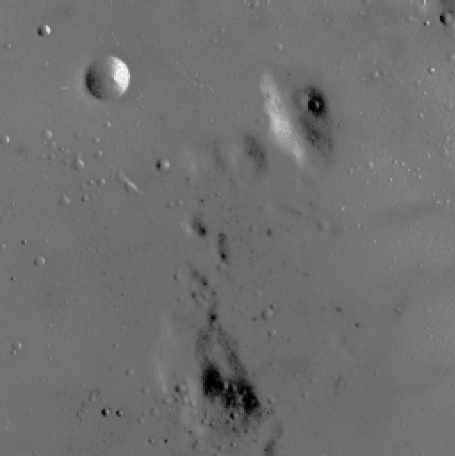
#> input picture images/sample/02.jpg, 455 x 456 px
$ python unsharp_mask_skimage_byHand.py
#> lines starting #> are read from the running program, lines starting #| are printed output that depends on the picture
# Unsharp mask
# unsharpened image = original + amount * (original - blurred)
# Note: if you want apply some skimage filter on any picture, you should convert it to float
from skimage import io, img_as_float
from skimage.filters import unsharp_mask
from skimage.filters import gaussian
from matplotlib import pyplot as plt

img = img_as_float(io.imread("images/sample/02.jpg", as_gray=True))
#> img is the input picture: shape (456, 455) float64; min 0, max 0.996, mean 0.439
gaussian_img = gaussian(img, sigma=2, mode='constant', cval=0.0)

img2 = (img - gaussian_img) * 2
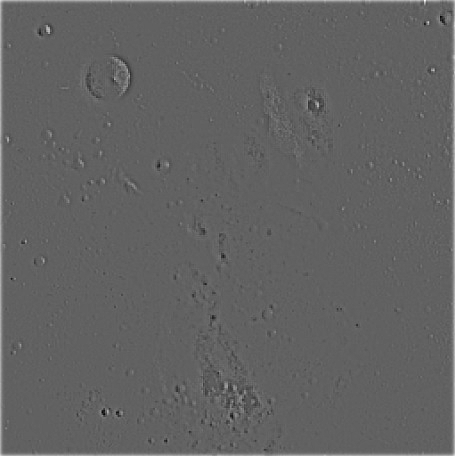
#> img2: shape (456, 455) float64; min -0.479, max 0.773, mean 0.00618; drawn with min black and max white
img3 = img + img2
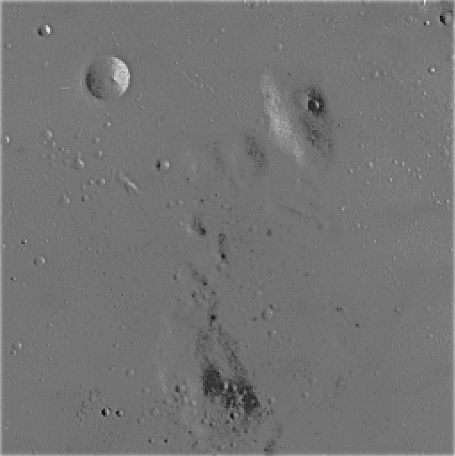
#> img3: shape (456, 455) float64; min -0.444, max 1.49, mean 0.446; drawn with min black and max white

plt.imshow(img, cmap="gray")
plt.show()
plt.imshow(img2, cmap="gray")
plt.show()
plt.imshow(img3, cmap="gray")
plt.show()

$ run again, with images/sample/01.jpg copied over images/sample/02.jpg
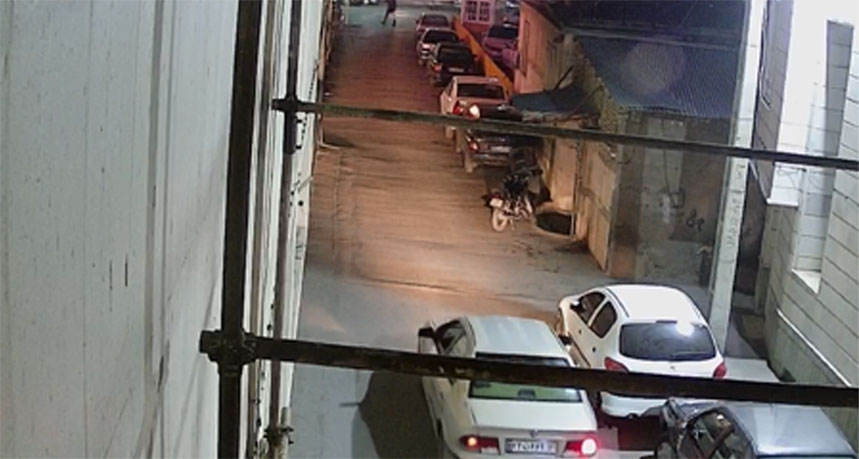
#> input picture images/sample/01.jpg, 859 x 459 px
#> `gaussian_img = gaussian(img, sigma=2, mode='constant', cval=0.0)`:
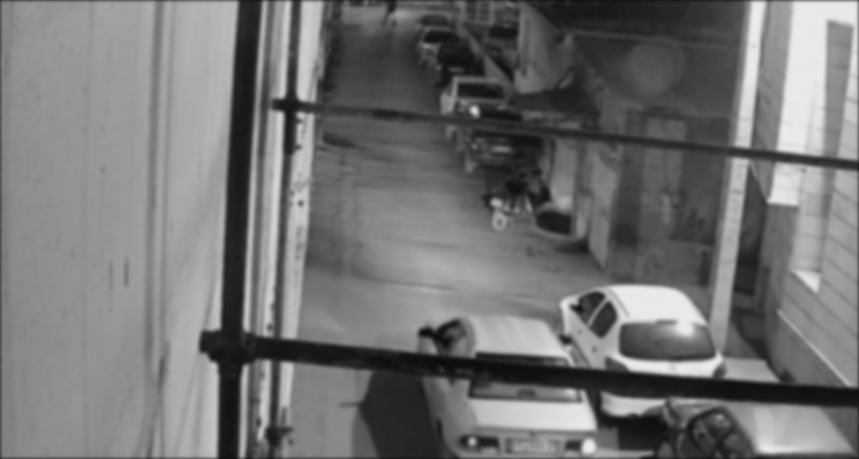
#> gaussian_img: shape (459, 859) float64; min 0.0457, max 0.926, mean 0.453
#> `img3 = img + img2`:
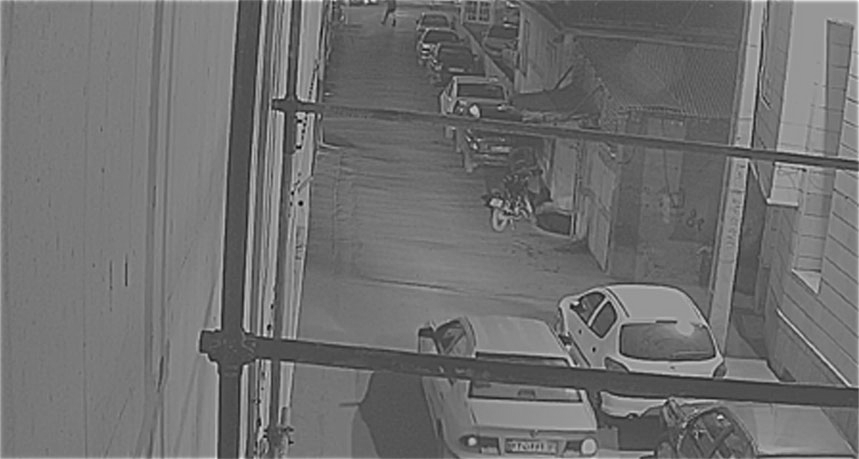
#> img3: shape (459, 859) float64; min -0.849, max 2.13, mean 0.461; drawn with min black and max white

$ run again, with images/sample/03.jpg copied over images/sample/02.jpg
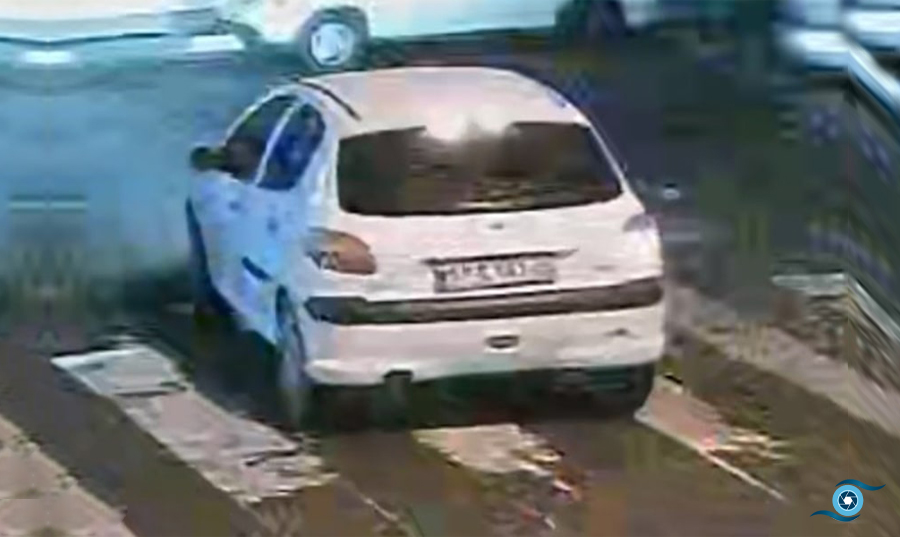
#> input picture images/sample/03.jpg, 900 x 537 px
#> `gaussian_img = gaussian(img, sigma=2, mode='constant', cval=0.0)`:
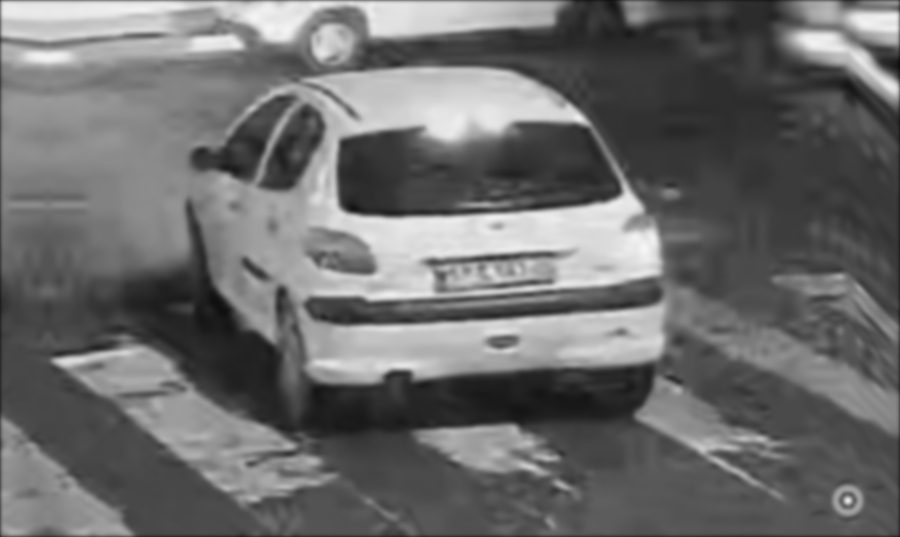
#> gaussian_img: shape (537, 900) float64; min 0.0527, max 0.964, mean 0.426
#> `img3 = img + img2`:
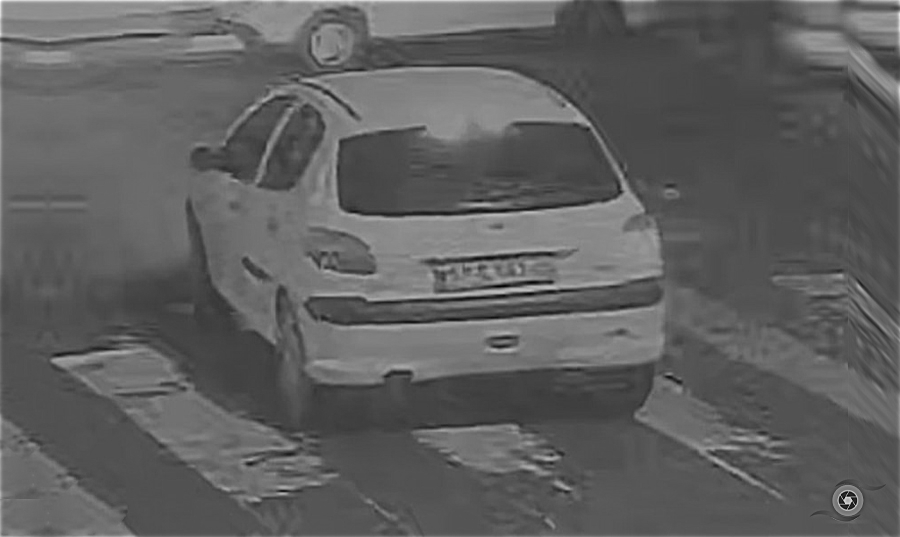
#> img3: shape (537, 900) float64; min -0.558, max 2.08, mean 0.433; drawn with min black and max white

$ run again, with images/sample/04.jpg copied over images/sample/02.jpg
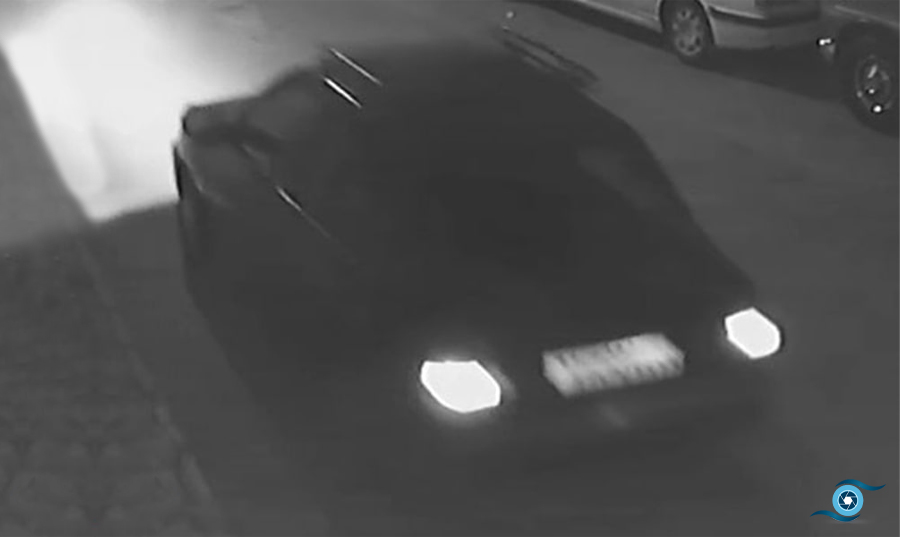
#> input picture images/sample/04.jpg, 900 x 537 px
#> `img2 = (img - gaussian_img) * 2`:
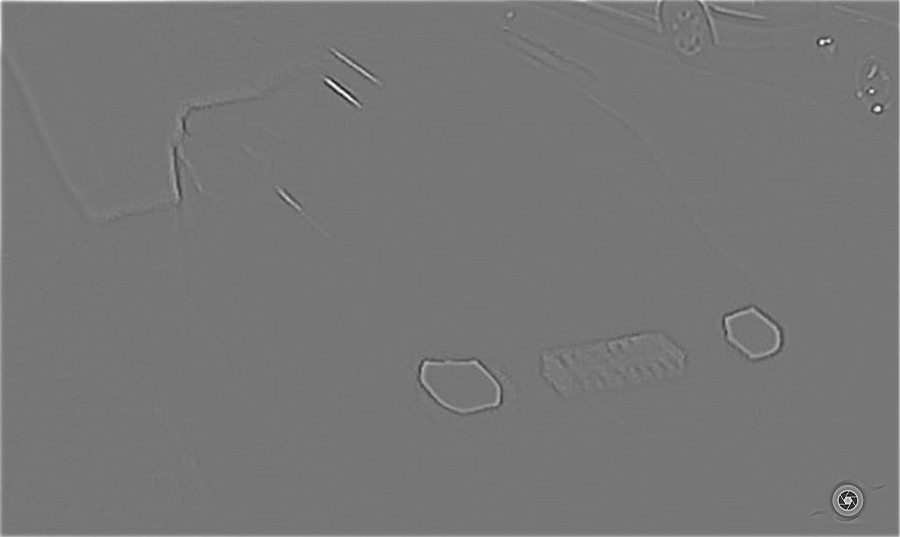
#> img2: shape (537, 900) float64; min -0.701, max 0.804, mean 0.00338; drawn with min black and max white
#> `img3 = img + img2`:
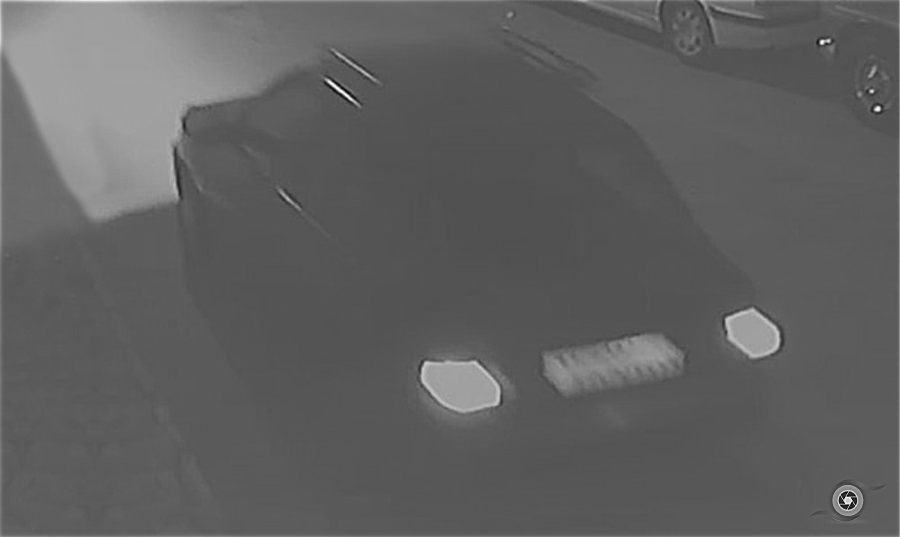
#> img3: shape (537, 900) float64; min -0.557, max 1.79, mean 0.332; drawn with min black and max white
